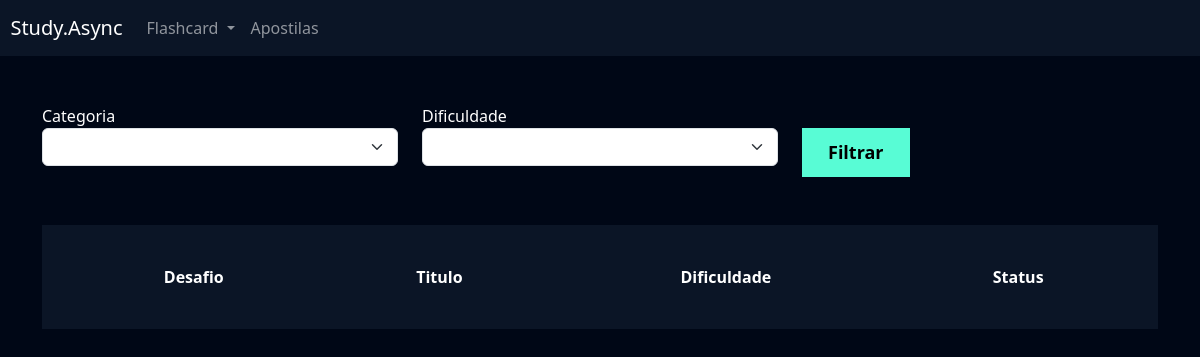
Page /flashcard/listar_desafio/ (signed in) on the earlier database version.
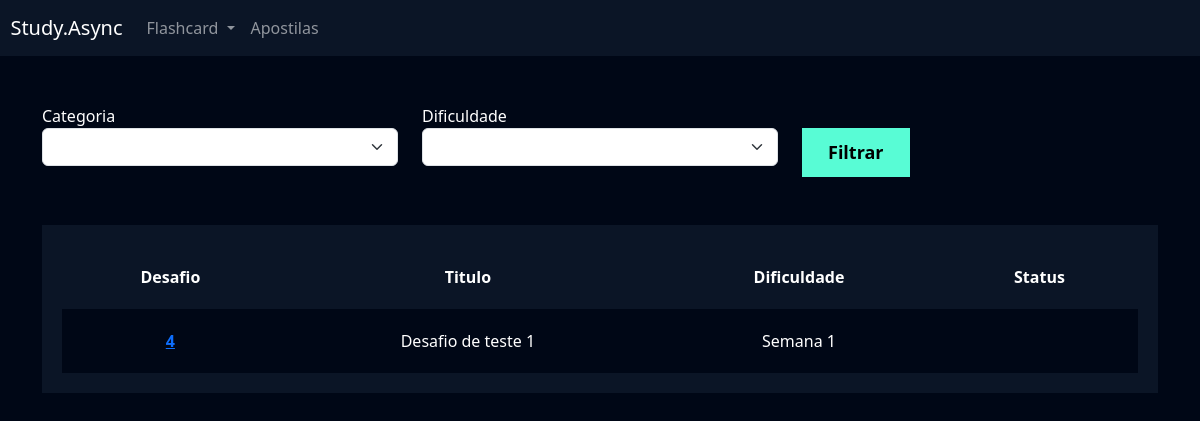
Same page on the later database version.
### flashcard/models.py (models this page shows, shortened)
class Desafio(models.Model):
    user = models.ForeignKey(User, on_delete=models.DO_NOTHING)
    titulo = models.CharField(max_length=100)
    categoria = models.ManyToManyField(Categoria)
    quantidade_perguntas = models.IntegerField()
    dificuldade = models.CharField(
        max_length=1, choices=Flashcard.DIFICULDADE_CHOICES
    )
    flashcards = models.ManyToManyField(FlashcardDesafio)

### flashcard/views.py (the view)
# urls.py: path('listar_desafio/', views.listar_desafio, name='listar_desafio'),
def listar_desafio(request):
    desafios = Desafio.objects.filter(user=request.user)
    return render(
        request,
        'listar_desafio.html',
        {
            'desafios': desafios,
        },
    )

### flashcard/templates/listar_desafio.html (shortened to what this page needs)
{% extends "base.html" %}
{% load static %}
{% block 'cabecalho' %}
    <link href="{% static 'usuarios/css/cadastro.css' %}" rel="stylesheet">
    <link href="{% static 'flashcard/css/novo_flashcard.css' %}" rel="stylesheet">
    <link href="{% static 'flashcard/css/iniciar_desafio.css' %}" rel="stylesheet">
    <link href="{% static 'flashcard/css/desafio.css' %}" rel="stylesheet">
    <link href='https://unpkg.com/boxicons@2.1.4/css/boxicons.min.css' rel='stylesheet'>
{% endblock 'cabecalho' %}
{% block 'conteudo' %}
    {% include "partials/header.html" %}
    <div class="container">
        <br>
        <br>
        <div class="row">
            <div class="col-md">
                <form action="}" method="GET">
                <label for="">Categoria</label>
                <select name="categoria" class="form-select">
                </select>
            </div>
            <div class="col-md">
                <label for="">Dificuldade</label>
                <select name="dificuldade" class="form-select">
                </select>
            </div>
            <div class="col-md">
                <br>
                <input type="submit" value="Filtrar" class="btn-cadastro">
            </div>
        </div>
        <br>
        <br>
        <div class="box-listar">
            <table>
                <thead>
                  <tr>
                    <th scope="col">Desafio</th>
                    <th scope="col">Titulo</th>
                    <th scope="col">Dificuldade</th>
                    <th scope="col">Status</th>
                  </tr>
                </thead>
                <tbody>
                    {% for desafio in desafios %}
                        <tr class="linha">
                            <th><a href="{% url 'desafio' desafio.id %}">{{desafio.id}}</a></th>
                            <td>{{desafio.titulo}}</td>
                            <td>{{desafio.get_dificuldade_display}}</td>
                            <td>{{desafio.status}}</td>
                        </tr>
                  {% endfor %}
                </tbody>
              </table>
        </div>
    </div>
{% endblock 'conteudo' %}

Differences in the rows shown:
added Desafio: id "4", titulo "Desafio de teste 1", dificuldade "Semana 1"
